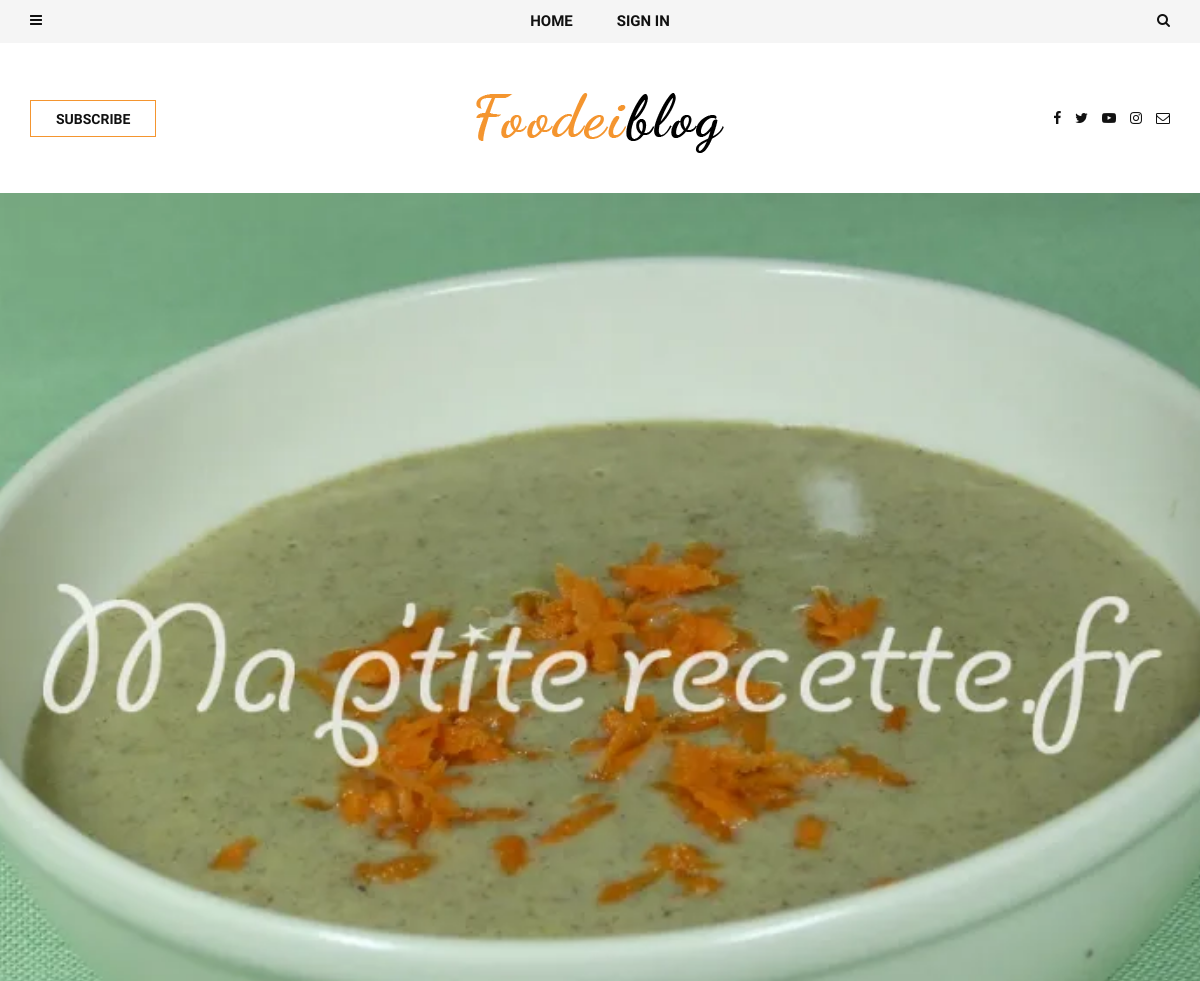
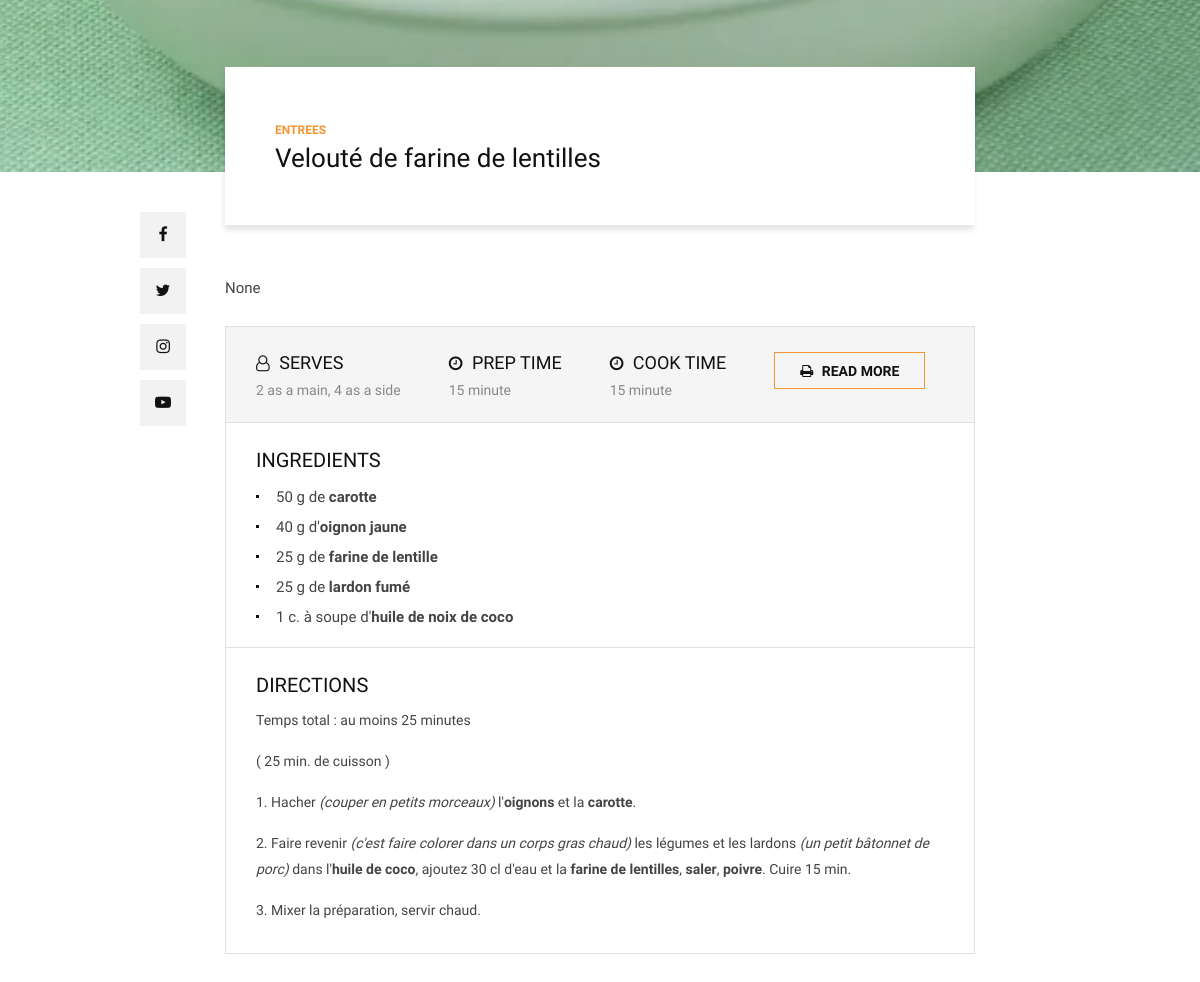
The page /single/6/ on the database its author committed (2 pictures, top to bottom).
### Action/models.py (models this page shows)
class Food(RepeatFields):
    name = models.CharField(max_length=150)
    image = models.ImageField(upload_to="Food_Images")
    category = models.ForeignKey(Food_Categories , on_delete=models.SET_NULL, null=True , related_name='category')
    description = RichTextField(blank=True , null=True)
    ingredients = RichTextField(blank=True , null=True)
    description_food = RichTextField(blank=True , null=True)

class Food_Categories(RepeatFields):
    category_name = models.CharField(max_length=150)
    def __str__(self):
        return self.category_name

### front/views.py (the view)
# urls.py: path('single/<int:details>/',SingleView.as_view(), name='single'),
class SingleView(View):
    template_name = 'page/single-post.html'
    def get(self,request,details):
        food = models.Food.objects.get(id=details)
        return render(request , self.template_name , locals())

### front/templates/page/single-post.html
{% extends "base/base.html" %}
{% load static %}
{% block content %}
    <section class="single-post spad">
        <div class="single-post__hero set-bg" data-setbg="{{food.image.url}}"></div>
        <div class="container">
            <div class="row d-flex justify-content-center">
                <div class="col-lg-8">
                    <div class="single-post__title">
                        <div class="single-post__title__text">
                            <ul class="label">
                                <li>{{food.category}}</li>
                            </ul>
                            <h4>{{food.name}}</h4>
                        </div>
                    </div>
                    <div class="single-post__social__item">
                        <ul>
                            <li><a href="#"><i class="fa fa-facebook"></i></a></li>
                            <li><a href="#"><i class="fa fa-twitter"></i></a></li>
                            <li><a href="#"><i class="fa fa-instagram"></i></a></li>
                            <li><a href="#"><i class="fa fa-youtube-play"></i></a></li>
                        </ul>
                    </div>
                    <div class="single-post__top__text">
                        <p>{{food.description_food}}</p>
                    </div>
                    <div class="single-post__recipe__details">
                        <div class="single-post__recipe__details__option">
                            <ul>
                                <li>
                                    <h5><i class="fa fa-user-o"></i> SERVES</h5>
                                    <span>2 as a main, 4 as a side</span>
                                </li>
                                <li>
                                    <h5><i class="fa fa-clock-o"></i> PREP TIME</h5>
                                    <span>15 minute</span>
                                </li>
                                <li>
                                    <h5><i class="fa fa-clock-o"></i> Cook TIME</h5>
                                    <span>15 minute</span>
                                </li>
                                <li><a href="#" class="primary-btn"><i class="fa fa-print"></i> Read more</a></li>
                            </ul>
                        </div>
                        <div class="single-post__recipe__details__indegradients">
                            <h5>Ingredients</h5>
                            <ul>
                                {{food.description | safe}}
                            </ul>
                        </div>
                        <div class="single-post__recipe__details__direction">
                            <h5>Directions</h5>
                            <ul>
                                {{food.ingredients | safe}}
                            </ul>
                        </div>
                    </div>
                </div>
            </div>
        </div>
    </section>
{% endblock content %}

### front/static/css/style.css (style rules this page uses)
html, body { height: 100%; font-family: "Nunito Sans", sans-serif; -webkit-font-smoothing: antialiased; }
h1, h2, h3, h4, h5, h6 { margin: 0; color: #111111; font-weight: 400; font-family: "Unna", serif; }
h4 { font-size: 24px; }
h5 { font-size: 18px; }
p { font-size: 14px; font-family: "Nunito Sans", sans-serif; color: #444444; font-weight: 400; line-height: 26px; margin: 0 0 15px 0; }
ul, ol { padding: 0; margin: 0; }
.set-bg { background-repeat: no-repeat; background-size: cover; background-position: top center; }
.spad { padding-top: 100px; padding-bottom: 100px; }
.primary-btn { display: inline-block; font-size: 14px; padding: 8px 25px 6px; color: #111111; text-transform: uppercase; font-weight: 700; border: 1px solid #f4952f; }
.single-post { padding-top: 0; }
.single-post__hero { height: 960px; }
.single-post__title { background: #ffffff; -webkit-box-shadow: -1px 5px 5px rgba(20, 14, 5, 0.1); box-shadow: -1px 5px 5px rgba(20, 14, 5, 0.1); padding: 50px; padding-right: 40px; position: relative; margin-top: -105px; margin-bottom: 50px; }
.single-post__title__text { overflow: hidden; }
.single-post__title__text .label li { list-style: none; display: inline-block; margin-right: 18px; color: #f4952f; font-size: 12px; text-transform: uppercase; position: relative; font-weight: 700; }
.single-post__title__text .label li:last-child { margin-right: 0; }
.single-post__title__text .label li:last-child:after { display: none; }
.single-post__title__text .label li:after { position: absolute; right: -14px; top: -2px; content: "|"; color: #d7d7d7; }
.single-post__title__text h4 { font-size: 26px; color: #111111; line-height: 34px; }
.single-post__social__item { position: absolute; top: 40px; left: -70px; }
.single-post__social__item ul li { list-style: none; }
.single-post__social__item ul li a { display: inline-block; font-size: 16px; color: #111111; height: 46px; width: 46px; background: #f2f2f2; line-height: 46px; text-align: center; -webkit-transition: all, 0.3s; -o-transition: all, 0.3s; transition: all, 0.3s; margin-bottom: 10px; }
.single-post__social__item ul li a:last-child { margin-right: 0; }
.single-post__top__text, .single-post__middle__text { margin-bottom: 25px; }
.single-post__top__text p, .single-post__middle__text p { font-size: 15px; }
.single-post__recipe__details { border: 1px solid #e1e1e1; margin-bottom: 30px; }
.single-post__recipe__details__option { background: #f5f5f5; border-bottom: 1px solid #e1e1e1; padding-left: 30px; padding-right: 30px; padding-top: 25px; padding-bottom: 20px; }
.single-post__recipe__details__option ul { overflow: hidden; }
.single-post__recipe__details__option ul li { list-style: none; float: left; margin-right: 48px; }
.single-post__recipe__details__option ul li:last-child { margin-right: 0; }
.single-post__recipe__details__option ul li h5 { text-transform: uppercase; margin-bottom: 5px; }
.single-post__recipe__details__option ul li h5 i { font-size: 16px; margin-right: 5px; }
.single-post__recipe__details__option ul li span { font-size: 14px; color: #888888; }
.single-post__recipe__details__option ul li .primary-btn i { margin-right: 5px; }
.single-post__recipe__details__indegradients { padding-left: 30px; padding-right: 30px; padding-top: 25px; padding-bottom: 15px; border-bottom: 1px solid #e1e1e1; }
.single-post__recipe__details__indegradients h5 { font-size: 20px; color: #111111; text-transform: uppercase; margin-bottom: 10px; }
.single-post__recipe__details__indegradients ul li { list-style: none; font-size: 15px; color: #444444; line-height: 30px; position: relative; padding-left: 20px; }
.single-post__recipe__details__indegradients ul li:before { position: absolute; left: 0; top: 13px; height: 3px; width: 3px; background: #111111; content: ""; }
.single-post__recipe__details__direction { padding-left: 30px; padding-right: 30px; padding-top: 25px; padding-bottom: 15px; }
.single-post__recipe__details__direction h5 { font-size: 20px; color: #111111; text-transform: uppercase; margin-bottom: 10px; }
@media only screen and (min-width: 1200px) { .container { max-width: 1170px; } }

### rows shown on the page
Food: category "ENTREES", name "Velouté de farine de lentilles", description_food "None", description "50 g de carotte 40 g d' oignon jaune 25 g de farine de lentille 25 g de lardon fumé 1 c. à soupe d' huile de noix de coco", ingredients "Temps total : au moins 25 minutes ( 25 min. de cuisson ) 1. Hacher (couper en petits morceaux) l' oignons et la carotte . 2. Faire revenir (c'est faire colorer dans un corps gras chaud) les légumes et les lardons (un petit bâtonnet de porc) dans l' huile de coco , ajoutez 30 cl d'eau et la farine de lentilles , saler , poivre . Cuire 15 min. 3. Mixer la préparation, servir chaud."
